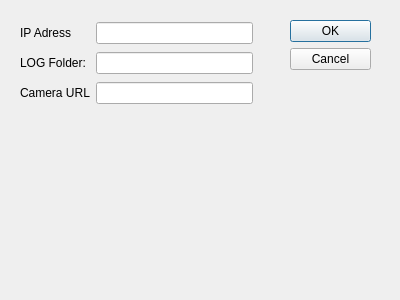
<?xml version="1.0" encoding="UTF-8"?>
<ui version="4.0">
 <class>Dialog</class>
 <widget class="QDialog" name="Dialog">
  <property name="geometry">
   <rect>
    <x>0</x>
    <y>0</y>
    <width>400</width>
    <height>300</height>
   </rect>
  </property>
  <property name="windowTitle">
   <string>Dialog</string>
  </property>
  <widget class="QDialogButtonBox" name="buttonBox">
   <property name="geometry">
    <rect>
     <x>290</x>
     <y>20</y>
     <width>81</width>
     <height>241</height>
    </rect>
   </property>
   <property name="orientation">
    <enum>Qt::Vertical</enum>
   </property>
   <property name="standardButtons">
    <set>QDialogButtonBox::Cancel|QDialogButtonBox::Ok</set>
   </property>
  </widget>
  <widget class="QWidget" name="layoutWidget">
   <property name="geometry">
    <rect>
     <x>20</x>
     <y>20</y>
     <width>233</width>
     <height>89</height>
    </rect>
   </property>
   <layout class="QGridLayout" name="gridLayout">
    <item row="2" column="0">
     <widget class="QLabel" name="camURL">
      <property name="text">
       <string>Camera URL</string>
      </property>
     </widget>
    </item>
    <item row="2" column="1">
     <widget class="QLineEdit" name="lineEdit_2"/>
    </item>
    <item row="1" column="1">
     <widget class="QLineEdit" name="lineEdit"/>
    </item>
    <item row="0" column="0">
     <widget class="QLabel" name="IPAdress">
      <property name="text">
       <string>IP Adress</string>
      </property>
     </widget>
    </item>
    <item row="0" column="1">
     <widget class="QLineEdit" name="lineEdit_3"/>
    </item>
    <item row="1" column="0">
     <widget class="QLabel" name="logFolder">
      <property name="text">
       <string>LOG Folder:</string>
      </property>
     </widget>
    </item>
   </layout>
  </widget>
 </widget>
 <resources/>
 <connections>
  <connection>
   <sender>buttonBox</sender>
   <signal>accepted()</signal>
   <receiver>Dialog</receiver>
   <slot>accept()</slot>
   <hints>
    <hint type="sourcelabel">
     <x>248</x>
     <y>254</y>
    </hint>
    <hint type="destinationlabel">
     <x>157</x>
     <y>274</y>
    </hint>
   </hints>
  </connection>
  <connection>
   <sender>buttonBox</sender>
   <signal>rejected()</signal>
   <receiver>Dialog</receiver>
   <slot>reject()</slot>
   <hints>
    <hint type="sourcelabel">
     <x>316</x>
     <y>260</y>
    </hint>
    <hint type="destinationlabel">
     <x>286</x>
     <y>274</y>
    </hint>
   </hints>
  </connection>
 </connections>
</ui>
